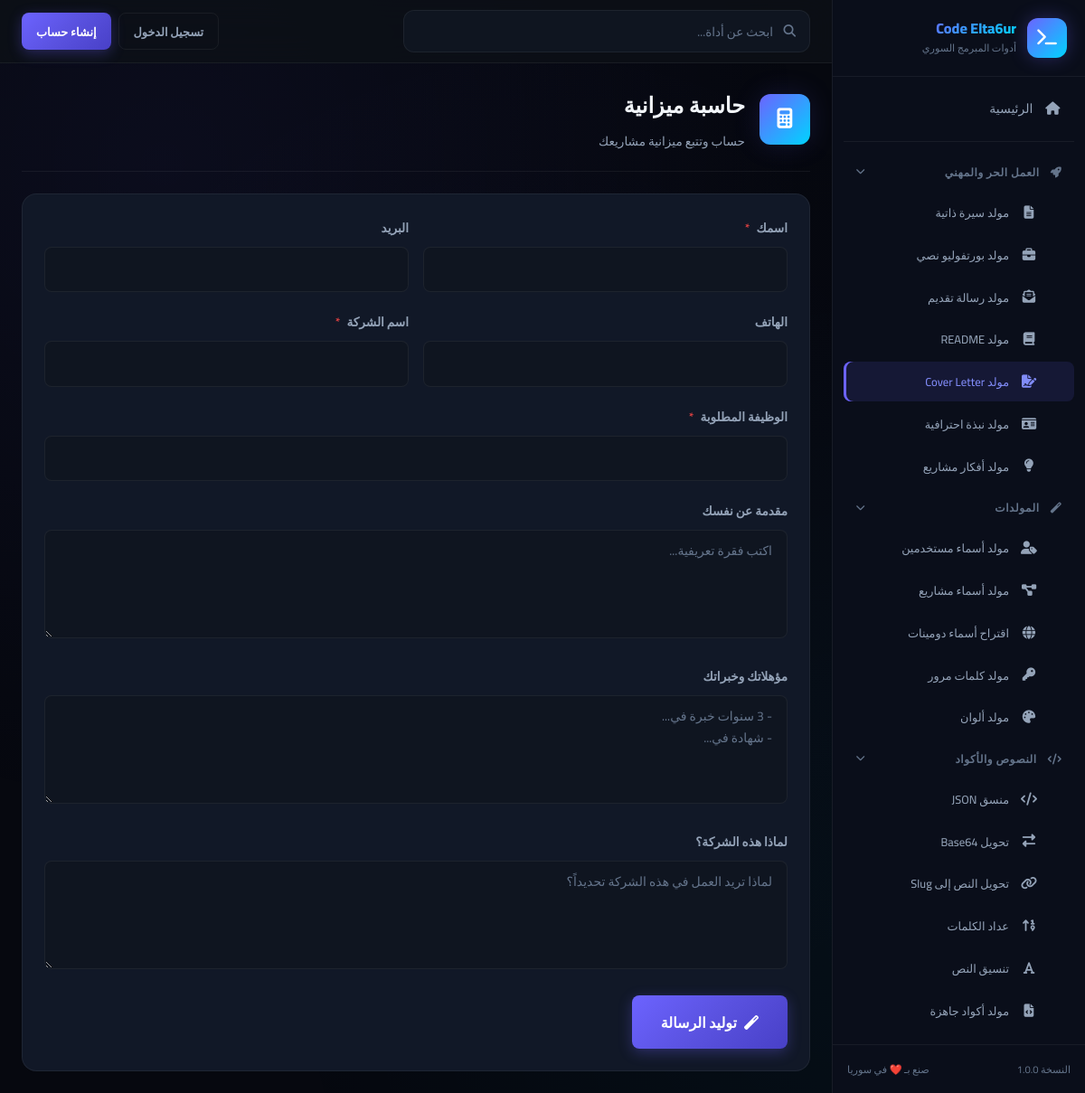
The app's page /tool.php?slug=cover-letter with its own data.
### tables this page shows
CREATE TABLE IF NOT EXISTS `tools` (
    `id` INT UNSIGNED AUTO_INCREMENT PRIMARY KEY,
    `name` VARCHAR(100) NOT NULL,
    `slug` VARCHAR(100) NOT NULL UNIQUE,
    `description` TEXT DEFAULT NULL,
    `icon` VARCHAR(50) DEFAULT 'fa-wrench',
    `category` VARCHAR(50) DEFAULT 'general',
    `status` TINYINT(1) DEFAULT 1,
    `sort_order` INT DEFAULT 0,
    `usage_count` INT UNSIGNED DEFAULT 0,
    `created_at` TIMESTAMP DEFAULT CURRENT_TIMESTAMP,
    INDEX `idx_slug` (`slug`),
    INDEX `idx_category` (`category`),
    INDEX `idx_status` (`status`)
);

### tool.php (called while the page is built, shortened)
<?php
$slug = sanitize($_GET['slug'] ?? '');
$tool = getToolBySlug($slug);
$toolFile = __DIR__ . '/tools/' . $slug . '.php';
$currentTool = $slug;
include $toolFile;

### includes/functions.php (called while the page is built, shortened)
<?php
function sanitize($input) {
    return htmlspecialchars(strip_tags(trim($input)), ENT_QUOTES, 'UTF-8');
}
function getAllTools($activeOnly = true) {
    $db = getDB();
    $sql = "SELECT * FROM tools";
    if ($activeOnly) {
        $sql .= " WHERE status = 1";
    }
    $sql .= " ORDER BY sort_order ASC";
    return $db->query($sql)->fetchAll();
}
function getToolBySlug($slug) {
    $db = getDB();
    $stmt = $db->prepare("SELECT * FROM tools WHERE slug = ? AND status = 1");
    $stmt->execute([$slug]);
    return $stmt->fetch();
}

### tools/cover-letter.php (the view, shortened to what this page needs)
<?php
include __DIR__ . '/../includes/header.php';
?>
<div class="tool-page-header">
    <div class="tool-page-icon"><i class="fas <?= $tool['icon'] ?>"></i></div>
    <div class="tool-page-info"><h1><?= sanitize($tool['name']) ?></h1><p><?= sanitize($tool['description']) ?></p></div>
</div>
<div class="card">
    <form method="POST">
        <div class="form-row">
            <div class="form-group"><label class="form-label">اسمك <span class="required">*</span></label><input type="text" name="name" class="form-control" required></div>
            <div class="form-group"><label class="form-label">البريد</label><input type="email" name="email" class="form-control"></div>
        </div>
        <div class="form-row">
            <div class="form-group"><label class="form-label">الهاتف</label><input type="text" name="phone" class="form-control"></div>
            <div class="form-group"><label class="form-label">اسم الشركة <span class="required">*</span></label><input type="text" name="company" class="form-control" required></div>
        </div>
        <div class="form-group"><label class="form-label">الوظيفة المطلوبة <span class="required">*</span></label><input type="text" name="position" class="form-control" required></div>
        <div class="form-group"><label class="form-label">مقدمة عن نفسك</label><textarea name="intro_paragraph" class="form-control" rows="3" placeholder="اكتب فقرة تعريفية..."></textarea></div>
        <div class="form-group"><label class="form-label">مؤهلاتك وخبراتك</label><textarea name="qualifications" class="form-control" rows="3" placeholder="- 3 سنوات خبرة في...&#10;- شهادة في..."></textarea></div>
        <div class="form-group"><label class="form-label">لماذا هذه الشركة؟</label><textarea name="why_company" class="form-control" rows="2" placeholder="لماذا تريد العمل في هذه الشركة تحديداً؟"></textarea></div>
        <button type="submit" class="btn btn-primary btn-lg"><i class="fas fa-magic"></i> توليد الرسالة</button>
    </form>
</div>
<?php include __DIR__ . '/../includes/footer.php'; ?>

### includes/sidebar.php (shortened to what this page needs)
<?php
$categories = [
    'career' => ['name' => 'العمل الحر والمهني', 'icon' => 'fa-rocket'],
    'generators' => ['name' => 'المولدات', 'icon' => 'fa-magic'],
    'text' => ['name' => 'النصوص والأكواد', 'icon' => 'fa-code'],
    'productivity' => ['name' => 'الإنتاجية', 'icon' => 'fa-chart-line']
];
try {
    $allTools = getAllTools();
    $toolsByCategory = [];
    foreach ($allTools as $tool) {
        $toolsByCategory[$tool['category']][] = $tool;
    }
} catch (Exception $e) {
    $toolsByCategory = [];
}
?>
<aside class="sidebar" id="sidebar">
    <div class="sidebar-header">
        <a href="<?= BASE_URL ?>" class="sidebar-logo">
            <div class="logo-icon">
                <i class="fas fa-terminal"></i>
            </div>
            <div class="logo-text">
                <span class="logo-title">Code Elta6ur</span>
                <span class="logo-subtitle">أدوات المبرمج السوري</span>
            </div>
        </a>
    </div>
    <nav class="sidebar-nav">
        <a href="<?= BASE_URL ?>" class="nav-item <?= $currentPage === 'home' ? 'active' : '' ?>">
            <i class="fas fa-home"></i>
            <span>الرئيسية</span>
        </a>
        <div class="nav-divider"></div>
        <?php foreach ($categories as $catKey => $catInfo): ?>
        <div class="nav-group">
            <div class="nav-group-title">
                <i class="fas <?= $catInfo['icon'] ?>"></i>
                <span><?= $catInfo['name'] ?></span>
                <i class="fas fa-chevron-down nav-group-arrow"></i>
            </div>
            <div class="nav-group-items">
                <?php if (isset($toolsByCategory[$catKey])): ?>
                <?php foreach ($toolsByCategory[$catKey] as $tool): ?>
                <a href="<?= BASE_URL ?>tool.php?slug=<?= $tool['slug'] ?>"
                   class="nav-item nav-sub-item <?= (isset($currentTool) && $currentTool === $tool['slug']) ? 'active' : '' ?>">
                    <i class="fas <?= $tool['icon'] ?>"></i>
                    <span><?= sanitize($tool['name']) ?></span>
                </a>
                <?php endforeach; ?>
                <?php endif; ?>
            </div>
        </div>
        <?php endforeach; ?>
    </nav>
    <div class="sidebar-footer">
        <div class="sidebar-footer-text">
            <span>النسخة <?= APP_VERSION ?></span>
            <span>صنع بـ ❤️ في سوريا</span>
        </div>
    </div>
</aside>

### records on screen
tools: name "مولد سيرة ذاتية"
tools: name "مولد بورتفوليو نصي"
tools: name "مولد رسالة تقديم"
tools: name "مولد README"
tools: name "مولد Cover Letter"
tools: name "مولد نبذة احترافية"
tools: name "مولد أفكار مشاريع"
tools: name "مولد أسماء مستخدمين"
tools: name "مولد أسماء مشاريع"
tools: name "اقتراح أسماء دومينات"
tools: name "مولد كلمات مرور"
tools: name "مولد ألوان"
tools: name "منسق JSON"
tools: name "تحويل Base64"
tools: name "تحويل النص إلى Slug"
tools: name "عداد الكلمات"
tools: name "تنسيق النص"
tools: name "مولد أكواد جاهزة"
tools: name "حاسبة ميزانية", description "حساب وتتبع ميزانية مشاريعك"

### other values on screen
$catInfo['name'] "العمل الحر والمهني"
$catInfo['name'] "المولدات"
$catInfo['name'] "النصوص والأكواد"
APP_VERSION "1.0.0"
